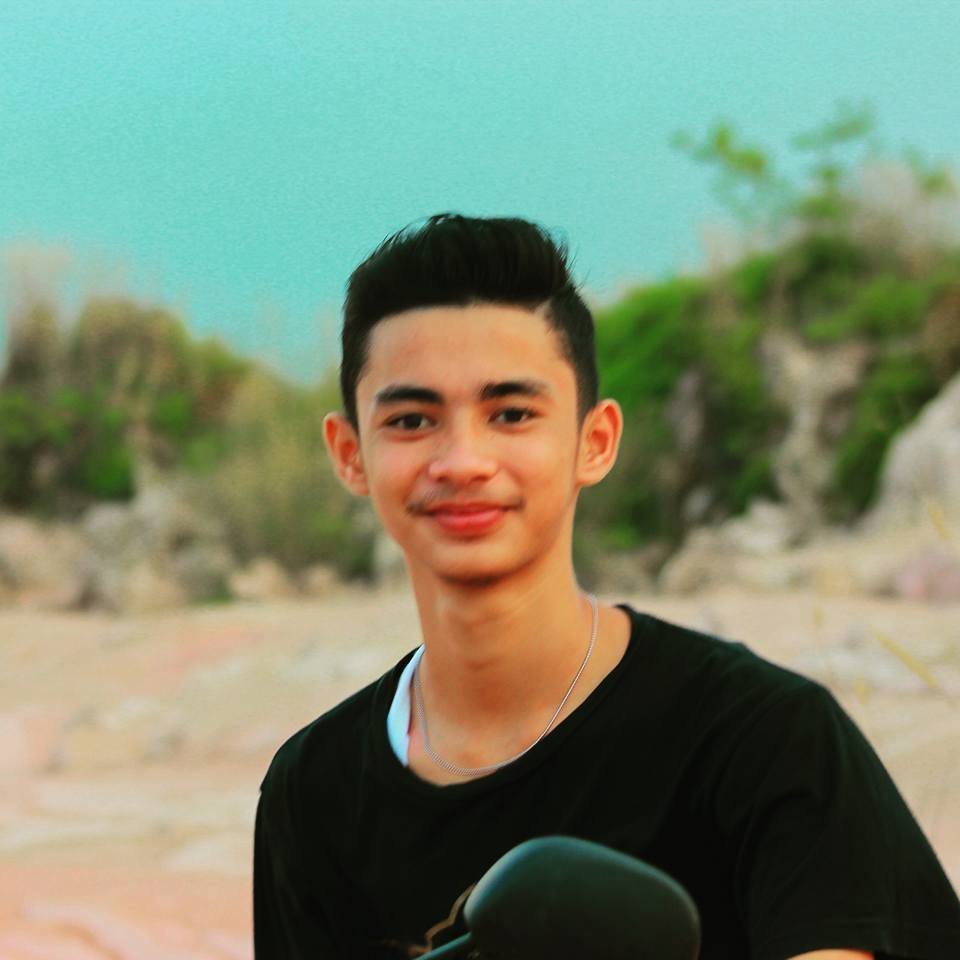
#> input picture 1.jpg, 960 x 960 px, given in place of the camera
$ python jarak.py
#> lines starting #> are read from the running program, lines starting #| are printed output that depends on the picture
import cv2
import math

face_cascade = cv2.CascadeClassifier('haarcascade_frontalface_default.xml')

def calculate_distance(face_width, focal_length, pixel_width):
    return (face_width * focal_length) / pixel_width

camera_index = 1

# Set the desired resolution for portrait mode
portrait_resolution = (480, 640)  # (height, width)

cap = cv2.VideoCapture(camera_index)

while True:
    ret, frame = cap.read()
#> frame is the input picture: shape (960, 960, 3); mean B, G, R 112.4, 136, 121.5
    # print(frame.shape)
    # Resize the frame to portrait resolution
    frame = cv2.resize(frame, (640,640))
#> frame: shape (640, 640, 3)

    gray = cv2.cvtColor(frame, cv2.COLOR_BGR2GRAY)
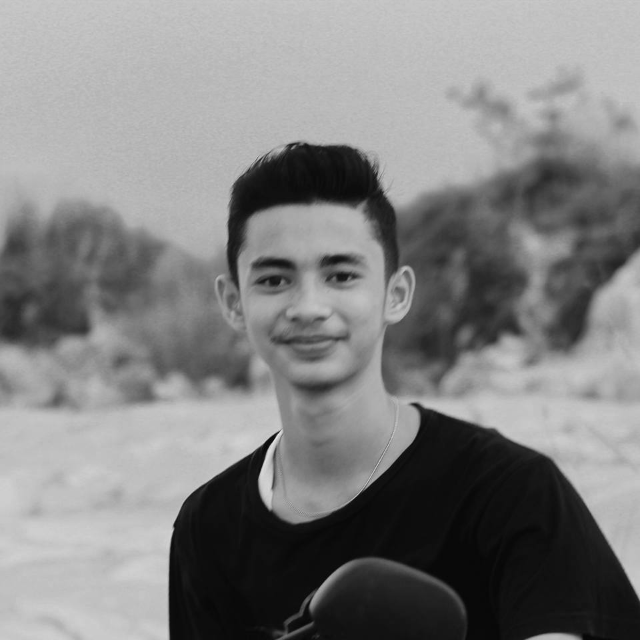
#> gray: shape (640, 640); min 5, max 236, mean 129
    faces = face_cascade.detectMultiScale(gray)
#> faces = [[513, 73, 61, 61], [208, 196, 201, 201]]

    for (x, y, w, h) in faces:
        cv2.rectangle(frame, (x, y), (x + w, y + h), (0, 255, 0), 2)
        distance = calculate_distance(150, 50, w)
        cv2.putText(frame, f"Distance: {distance:.2f} cm", (x, y - 10), cv2.FONT_HERSHEY_SIMPLEX, 0.9, (0, 255, 0), 2)
#> this loop made 2 passes
#> (x, y, w, h, distance) on passes 1 to 2: (513, 73, 61, 61, 123), (208, 196, 201, 201, 37.31)
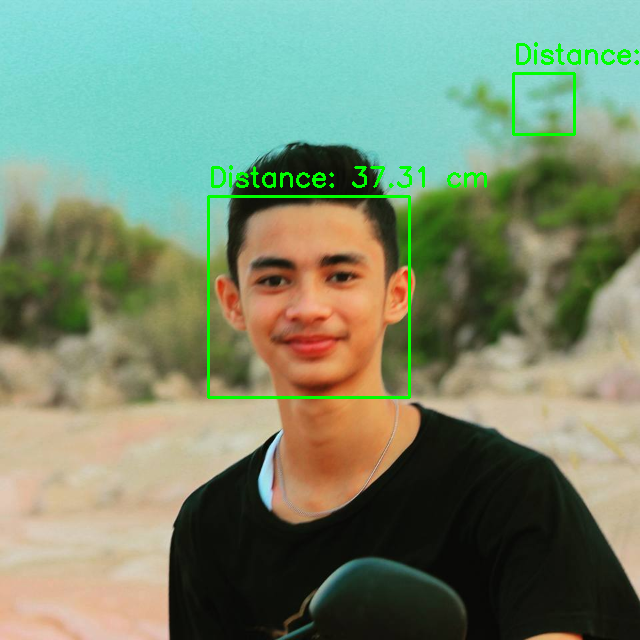
#> frame: shape (640, 640, 3); mean B, G, R 110.8, 137.6, 119.9

    cv2.imshow("Face Detection", frame)

    if cv2.waitKey(1) == ord('q'):
#> (key q is pressed here)
        break

cap.release()
cv2.destroyAllWindows()

$ run again, on 2.jpg
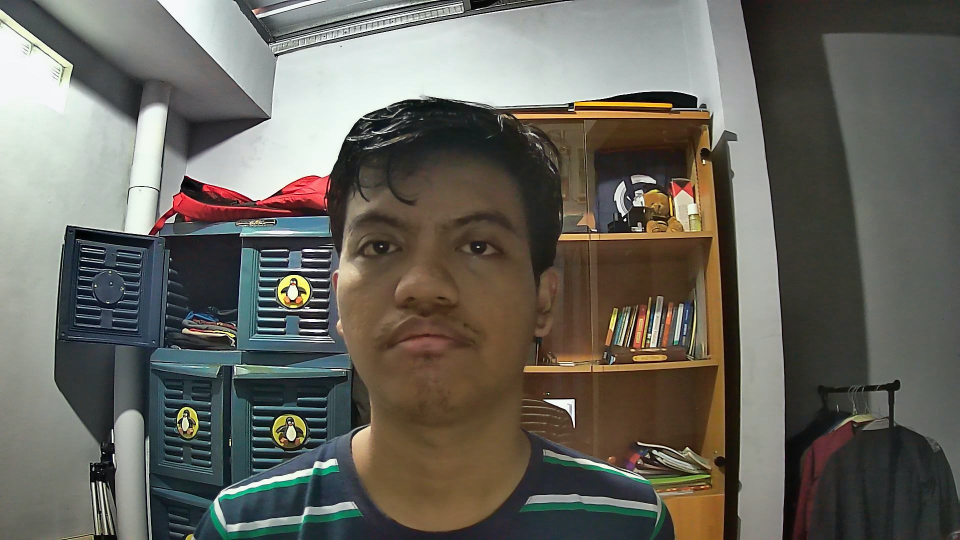
#> input picture 2.jpg, 1920 x 1080 px, given in place of the camera (shown at 1/2 size)
#> frame is the input picture: shape (1080, 1920, 3); mean B, G, R 93.7, 101.8, 104
#> `frame = cv2.resize(frame, (640,640))`:
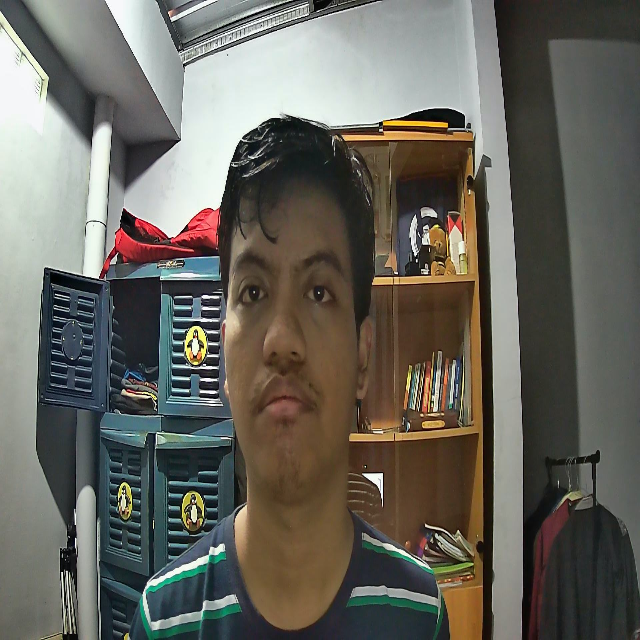
#> frame: shape (640, 640, 3); mean B, G, R 93.7, 101.8, 104
#> `gray = cv2.cvtColor(frame, cv2.COLOR_BGR2GRAY)`:
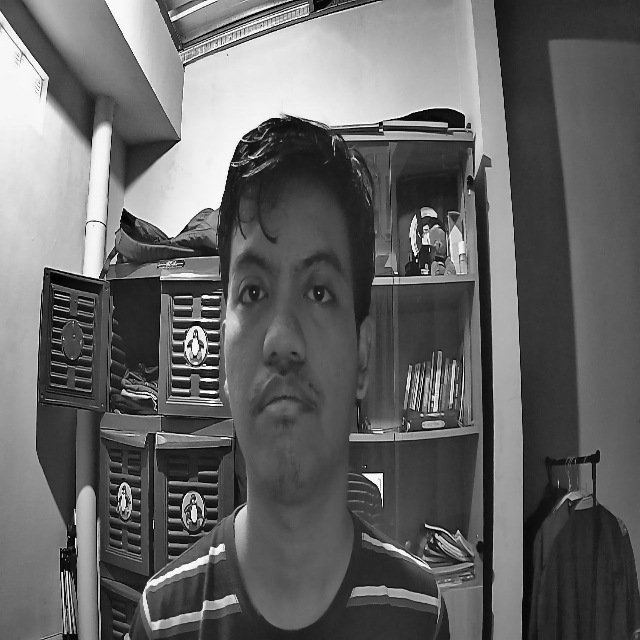
#> gray: shape (640, 640); min 0, max 255, mean 101.5
#> faces = ()

$ run again, on 3.jpg
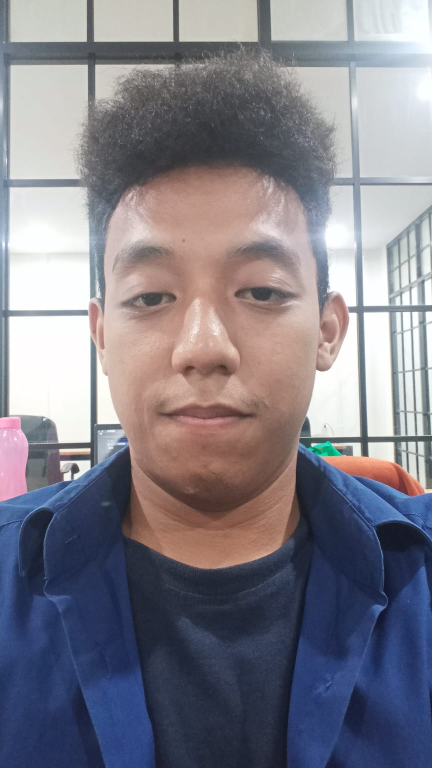
#> input picture 3.jpg, 864 x 1536 px, given in place of the camera (shown at 1/2 size)
#> frame is the input picture: shape (1536, 864, 3); mean B, G, R 137.2, 127.2, 129.7
#> `gray = cv2.cvtColor(frame, cv2.COLOR_BGR2GRAY)`:
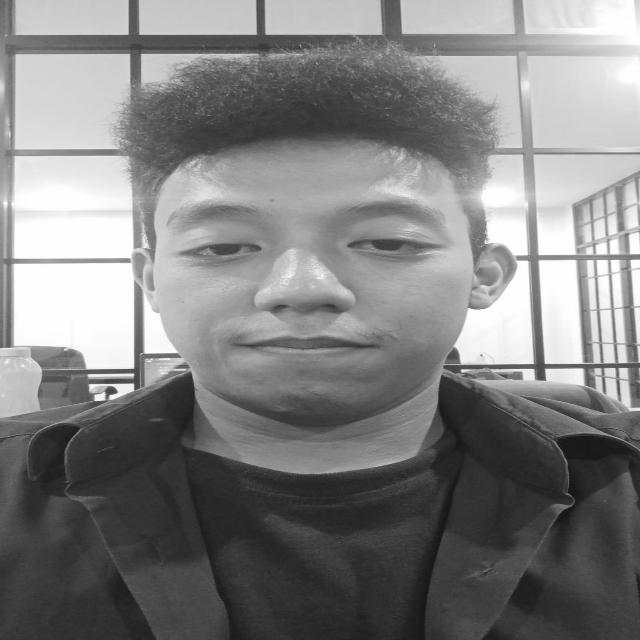
#> gray: shape (640, 640); min 15, max 255, mean 129
#> faces = [[474, 160, 67, 67], [142, 123, 300, 300]]
#> the loop `for (x, y, w, h) in faces:` made 2 passes
#> (x, y, w, h, distance) on passes 1 to 2: (474, 160, 67, 67, 111.9), (142, 123, 300, 300, 25)
#> after the loop `for (x, y, w, h) in faces:`:
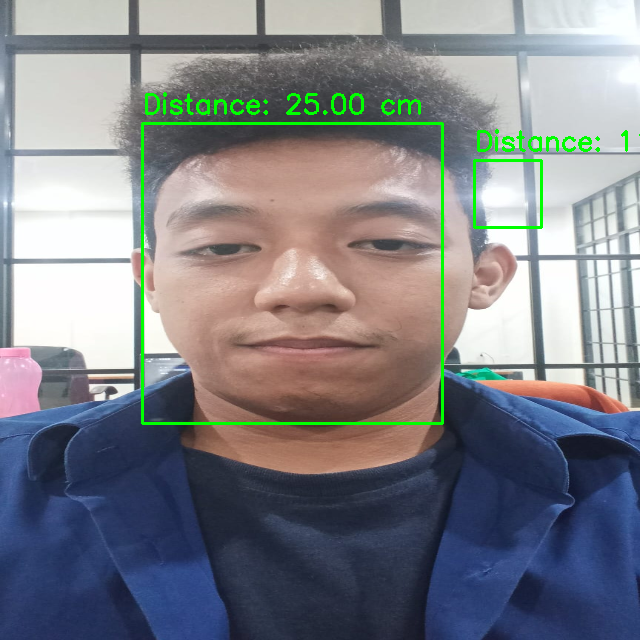
#> frame: shape (640, 640, 3); mean B, G, R 134.9, 129.5, 127.4

$ run again, on 4.jpg
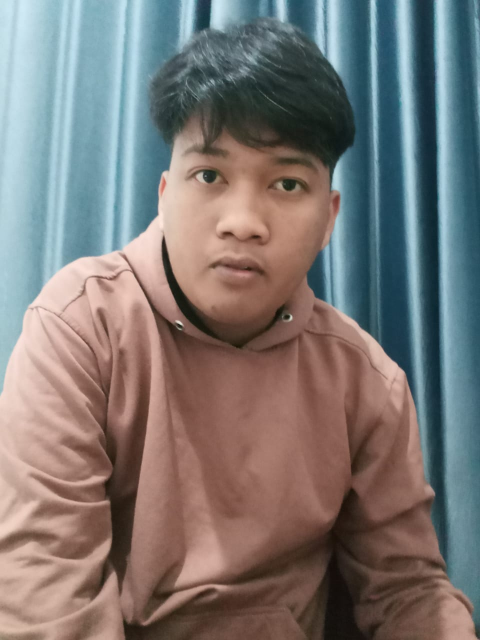
#> input picture 4.jpg, 960 x 1280 px, given in place of the camera (shown at 1/2 size)
#> frame is the input picture: shape (1280, 960, 3); mean B, G, R 117.5, 119.7, 124.6
#> `gray = cv2.cvtColor(frame, cv2.COLOR_BGR2GRAY)`:
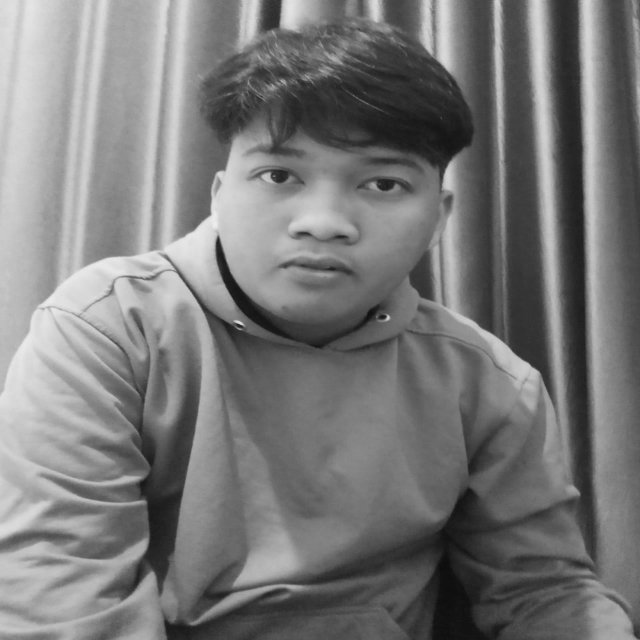
#> gray: shape (640, 640); min 13, max 237, mean 121
#> faces = [[217, 102, 218, 218]]
#> the loop `for (x, y, w, h) in faces:` made 1 pass
#> (x, y, w, h, distance) on pass 1: (217, 102, 218, 218, 34.4)
#> after the loop `for (x, y, w, h) in faces:`:
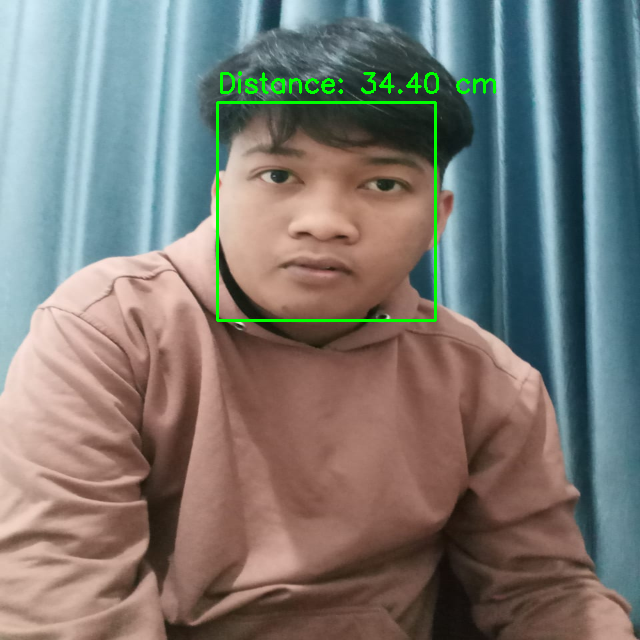
#> frame: shape (640, 640, 3); mean B, G, R 116.7, 121.5, 123.8
